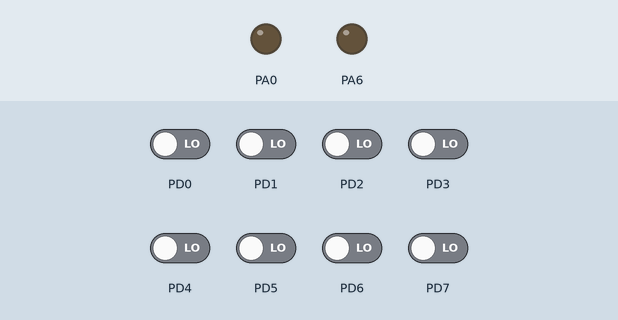
Bench run of a program on a simulated ATmega32, built with avr-gcc and emulated at 8 MHz. Parts: output pins drawn as LEDs (lit = HIGH). Inputs (shaded band) come from the test bench; at power-on: PD0–7 LOW.

Above: at 1.2 s.
1.3 s: PD1 driven HIGH and PD2 driven HIGH
At 1.8 s:
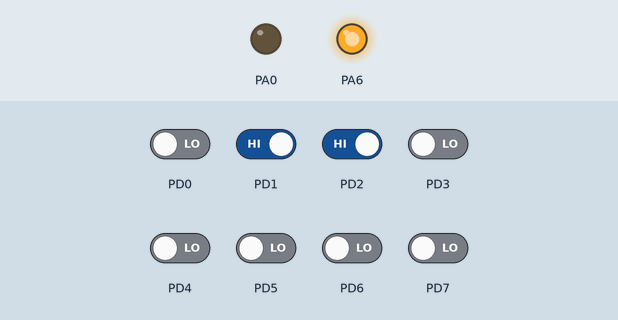
2.8 s: PD1 driven LOW
At 4.0 s:
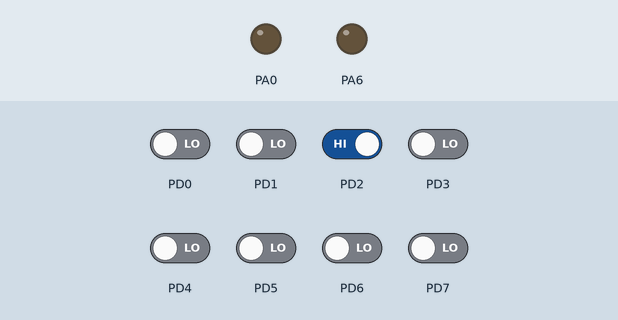
4.3 s: PD1 driven HIGH
At 5.3 s:
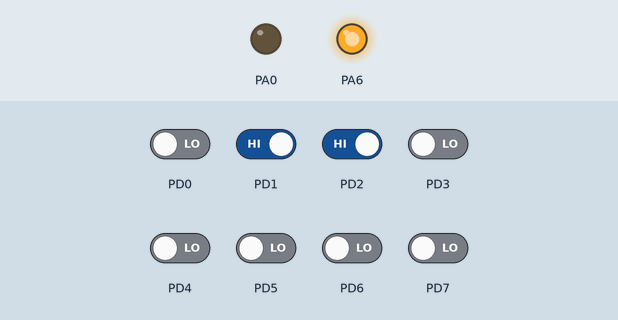
Timing chart, 0 to 7.3 s (numbered marks = the images above; inputs shaded):
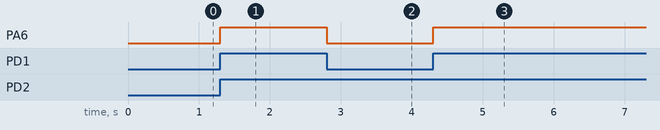

The program:

main.c
```c
#define F_CPU 8000000UL
#include <util/delay.h>

#include "STD_TYPES.h"
#include "BIT_MATH.h"

#define DDRA_REG  *((volatile u8*)0x3A)
#define PORTA_REG *((volatile u8*)0x3B)

#define DDRD_REG  *((volatile u8*)0x31)
#define PORTD_REG *((volatile u8*)0x32)
#define PIND_REG  *((volatile u8*)0x30)

int main(void)
{
	SET_BIT(DDRA_REG, 0);
	SET_BIT(DDRA_REG, 6);

	CLR_BIT(DDRD_REG, 0);
	CLR_BIT(DDRD_REG, 1);
	CLR_BIT(DDRD_REG, 2);


	CLR_BIT(PORTD_REG, 0);
	CLR_BIT(PORTD_REG, 1);
	CLR_BIT(PORTD_REG, 2);

	u8 led_state = 0;

	while (1)
	{
		u8 S1 = GET_BIT(PIND_REG, 1);
		u8 S2 = GET_BIT(PIND_REG, 2);

		if (S1 && S2)
		{
			SET_BIT(PORTA_REG, 6);
		}
		else
		{
			CLR_BIT(PORTA_REG, 6);
		}
	}

	return 0;
}
```

BIT_MATH.h
```c
#ifndef _BIT_MATH_H_
#define _BIT_MATH_H_


#define SET_BIT(VAR,BITNO)  ( (VAR) |=  ( 1 <<(BITNO) ) )
#define CLR_BIT(VAR,BITNO)  ( (VAR) &= ~( 1 <<(BITNO) ) )
#define TOG_BIT(VAR,BITNO)  ( (VAR) ^=  (1 <<(BITNO)  ) )
#define GET_BIT(VAR,BITNO)  ( ( (VAR) >> BITNO) & 0x01  )


#define SET_PORT(VAR,PORT)  ( (VAR) |=  (PORT)  )


#endif
```

STD_TYPES.h
```c
#ifndef _STD_TYPES_H_
#define _STD_TYPES_H_


/*
 * unSigned Data Types
 */
typedef unsigned char           u8;
typedef unsigned short int      u16;
typedef unsigned long int       u32;
typedef unsigned long long int  u64;

/*
 * signed Data Types
 */
typedef signed char             s8;
typedef signed short int        s16;
typedef signed long int         s32;
typedef signed long long int    s64;

/*
 * Floating point Types
 */
typedef float                   f32;
typedef double                  f64;

/*
 * Address NULL
 */

#define NULL ( (void *) 0x00)

#endif /* _STD_TYPES_H */
```

Measured:
- after the input at 1.3 s, PA6: LOW → HIGH at once
- after the input at 2.8 s, PA6: HIGH → LOW at once
- after the input at 4.3 s, PA6: LOW → HIGH at once
